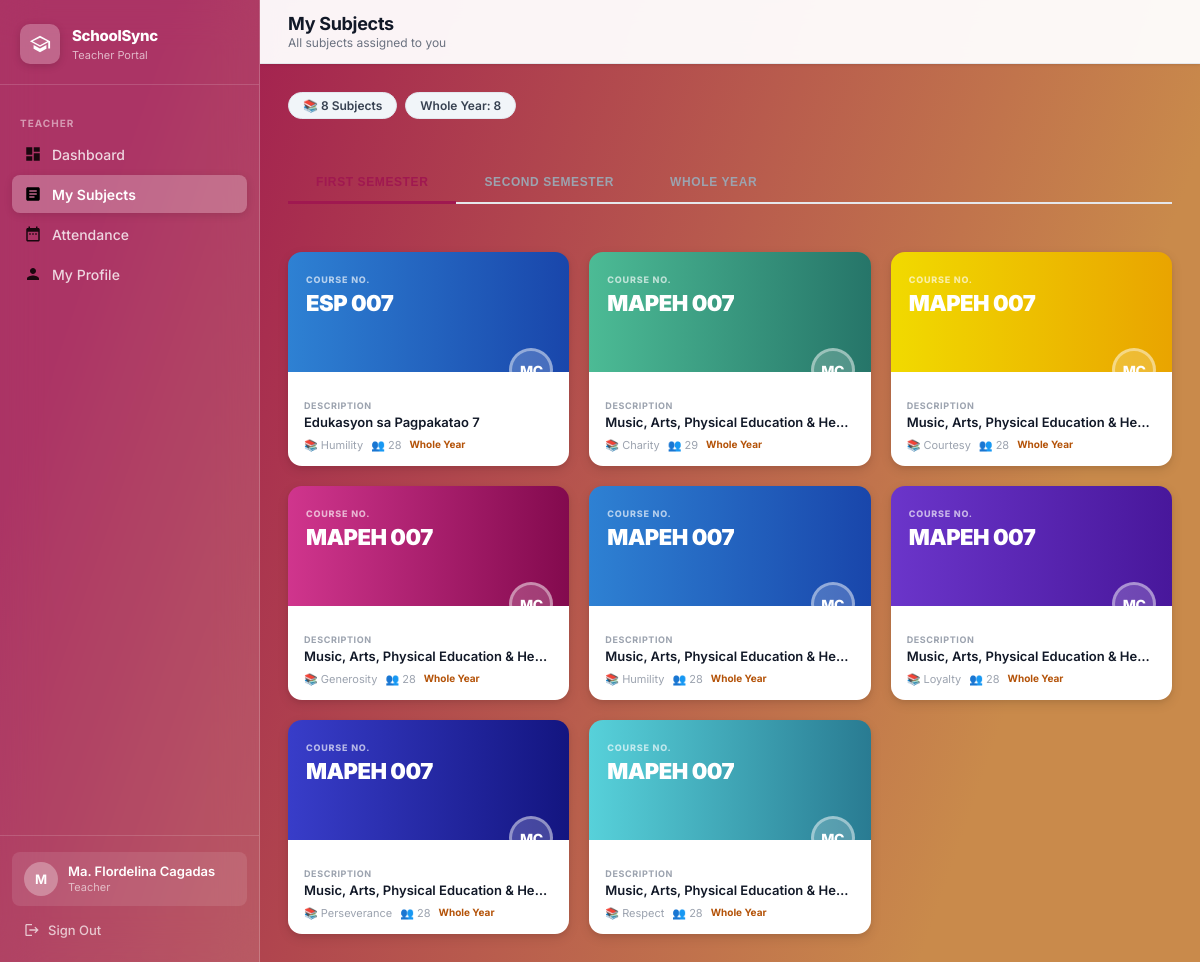
The page /teacher/subjects (signed in) on the database its author committed.
### tables this page shows
CREATE TABLE schedules (
        id INTEGER PRIMARY KEY AUTOINCREMENT,
        section_id INTEGER NOT NULL, subject_id INTEGER NOT NULL,
        teacher_id INTEGER NOT NULL, strand_id INTEGER,
        day TEXT NOT NULL, time_start TEXT NOT NULL, time_end TEXT NOT NULL, room TEXT, semester TEXT,
        FOREIGN KEY (section_id) REFERENCES sections(id) ON DELETE CASCADE,
        FOREIGN KEY (subject_id) REFERENCES subjects(id) ON DELETE CASCADE,
        FOREIGN KEY (teacher_id) REFERENCES teachers(id) ON DELETE CASCADE,
        FOREIGN KEY (strand_id) REFERENCES strands(id) ON DELETE SET NULL);

CREATE TABLE subjects (
        id INTEGER PRIMARY KEY AUTOINCREMENT,
        subject_code TEXT NOT NULL, subject_name TEXT NOT NULL,
        grade_level TEXT NOT NULL, strand TEXT, semester TEXT);

CREATE TABLE sections (
        id INTEGER PRIMARY KEY AUTOINCREMENT,
        grade_level TEXT NOT NULL, section_name TEXT NOT NULL, adviser_id INTEGER, student_limit INTEGER DEFAULT 40, strand_id INTEGER REFERENCES strands(id) ON DELETE SET NULL,
        FOREIGN KEY (adviser_id) REFERENCES teachers(id) ON DELETE SET NULL);

### app.py (the view)
@app.route('/teacher/subjects')
@teacher_required
def teacher_subjects():
    conn    = get_db()
    tid     = session['teacher_id']
    COLORS  = ['var(--blue-course)', 'var(--teal-course)', 'var(--yellow-course)', 'var(--pink-course)', 'var(--dark-teal-course)', 'var(--medium-blue-course)', 'var(--mint-green-course)', 'var(--green-course)', 'var(--orange-course)', 'var(--slate-blue-course)', 'var(--dark-green-course)', 'var(--orange-red-course)']
    teacher = conn.execute("SELECT first_name, last_name FROM teachers WHERE id=?", (tid,)).fetchone()
    initials = (teacher['first_name'][0] + teacher['last_name'][0]).upper() if teacher else '?'
    rows = conn.execute("""
        SELECT sc.subject_id, sc.section_id,
               sub.subject_name, sub.subject_code,
               sub.semester AS sub_semester,
               sub.grade_level,
               sec.section_name,
               (SELECT COUNT(*) FROM students s WHERE s.section_id=sec.id) AS student_count,
               sc.day, sc.time_start, sc.time_end, sc.room
        FROM schedules sc
        JOIN subjects sub ON sc.subject_id=sub.id
        JOIN sections sec ON sc.section_id=sec.id
        WHERE sc.teacher_id=?
        ORDER BY sub.subject_name, sec.section_name,
            CASE sc.day WHEN 'Monday' THEN 1 WHEN 'Tuesday' THEN 2
            WHEN 'Wednesday' THEN 3 WHEN 'Thursday' THEN 4
            WHEN 'Friday' THEN 5 WHEN 'Saturday' THEN 6 ELSE 7 END
    """, (tid,)).fetchall()
    conn.close()
    from collections import OrderedDict
    subjects_dict = OrderedDict()  # subject_id -> card data
    for r in rows:
        sub_id = r['subject_id']
        if sub_id not in subjects_dict:
            subjects_dict[sub_id] = {
                'subject_id':   sub_id,
                'subject_name': r['subject_name'],
                'subject_code': r['subject_code'],
                'semester':     r['sub_semester'] or '',
                'grade_level':  r['grade_level'] or '',
                'initials':     initials,
                'sections':     [],
                'schedules':    [],
                'seen_sections': set(),
            }
        card = subjects_dict[sub_id]
        if r['section_id'] not in card['seen_sections']:
            card['seen_sections'].add(r['section_id'])
            card['sections'].append({
                'section_id':   r['section_id'],
                'section_name': r['section_name'],
                'student_count': r['student_count'],
            })
        card['schedules'].append({
            'section_id': r['section_id'],
            'section_name': r['section_name'],
            'day':        r['day'],
            'time_start': r['time_start'],
            'time_end':   r['time_end'],
            'room':       r['room'],
        })
    color_map = {}
    color_idx = 0
    cards = []
    for sub_id, card in subjects_dict.items():
        del card['seen_sections']
        for sec in card['sections']:
            sec_id = sec['section_id']
            if sec_id not in color_map:
                color_map[sec_id] = COLORS[color_idx % len(COLORS)]
                color_idx += 1
            sec_scheds = [s for s in card['schedules'] if s['section_id'] == sec_id]
            cards.append({
                'subject_id':   sub_id,
                'subject_name': card['subject_name'],
                'subject_code': card['subject_code'],
                'semester':     card['semester'],
                'initials':     card['initials'],
                'color':        color_map[sec_id],
                'section_id':   sec_id,
                'section_name': sec['section_name'],
                'student_count': sec['student_count'],
                'schedules':    sec_scheds,
            })
    return render_template('teacher_subjects.html', cards=cards)

### app.py (called while the page is built)
def get_db():
    conn = sqlite3.connect(DATABASE)
    conn.row_factory = sqlite3.Row
    conn.execute("PRAGMA foreign_keys = ON")
    return conn

def teacher_required(f):
    @wraps(f)
    def decorated(*args, **kwargs):
        if 'teacher_id' not in session:
            return redirect(url_for('login'))
        return f(*args, **kwargs)
    return decorated

### templates/teacher_subjects.html (shortened to what this page needs)
{% extends "portal_layout.html" %}
{% block page_title %}My Subjects{% endblock %}
{% block page_subtitle %}All subjects assigned to you{% endblock %}
{% block content %}
{% if not cards %}
<div class="content-card">
  <div class="empty-state">
    <svg viewBox="0 0 24 24" fill="currentColor"><path d="M19 3H5c-1.1 0-2 .9-2 2v14c0 1.1.9 2 2 2h14c1.1 0 2-.9 2-2V5c0-1.1-.9-2-2-2zm-5 14H7v-2h7v2zm3-4H7v-2h10v2zm0-4H7V7h10v2z"/></svg>
    <h3>No subjects assigned</h3>
    <p>Your subjects will appear here once the admin assigns you to a schedule.</p>
  </div>
</div>
{% else %}
{% set sem1 = cards | selectattr("semester","equalto","1st Semester") | list %}
{% set sem2 = cards | selectattr("semester","equalto","2nd Semester") | list %}
{% set wy   = cards | selectattr("semester","equalto","Whole Year")   | list %}
{% set na   = cards | rejectattr("semester","in",["1st Semester","2nd Semester","Whole Year"]) | list %}
<div class="stats-bar">
  <span class="stat-chip">📚 {{ cards|length }} Subject{{ 's' if cards|length != 1 else '' }}</span>
  {% if wy   %}<span class="stat-chip">Whole Year: {{ wy|length }}</span>{% endif %}
</div>
<div class="sem-tabs">
  <button class="sem-tab-btn active" data-sem="1st" onclick="switchSem('1st',this)">First Semester</button>
  <button class="sem-tab-btn"        data-sem="2nd" onclick="switchSem('2nd',this)">Second Semester</button>
  <button class="sem-tab-btn"        data-sem="wy"  onclick="switchSem('wy',this)">Whole Year</button>
</div>
{% macro render_card(c) %}
<a href="{{ url_for('teacher_subject_detail', sub_id=c.subject_id, sec_id=c.section_id) }}" class="subject-card">
  <div class="card-top" style="background:{{ c.color }};">
    <div class="card-badge">Course No.</div>
    <div class="card-code">{{ c.subject_code }}</div>
    <div class="card-avatar">{{ c.initials }}</div>
  </div>
  <div class="card-bottom">
    <div class="card-desc-lbl">Description</div>
    <div class="card-desc-val">{{ c.subject_name }}</div>
    <div class="card-meta">
      <span class="card-meta-item">📚 {{ c.section_name }}</span>
      <span class="card-meta-item">👥 {{ c.student_count }}</span>
      {% if c.semester == 'Whole Year' %}<span class="wy-badge">Whole Year</span>{% endif %}
    </div>
  </div>
</a>
{% endmacro %}
<div class="sem-panel subjects-grid active" id="panel_1st">
  {% set p1 = sem1 + wy + na %}
  {% if p1 %}{% for c in p1 %}{{ render_card(c) }}{% endfor %}
  {% else %}<div class="empty-sem">No subjects for 1st Semester</div>{% endif %}
</div>
  {% set p2 = sem2 + wy + na %}
  {% set pwy = wy + na %}
{% endif %}
{% endblock %}

### static/css/style.css (style rules this page uses)
:root { --brand-gradient: linear-gradient(109deg, rgba(160,24,80,1) 11.2%, rgba(201,138,75,1) 81.7%); --blue-course: linear-gradient(90deg, rgba(46,129,211,1) 0%, rgba(25,70,171,1) 100%); --teal-course: linear-gradient(90deg, rgba(76,187,149,1) 0%, rgba(38,117,105,1) 100%); --yellow-course: linear-gradient(90deg, rgba(241,218,0,1) 0%, rgba(233,164,0,1) 100%); --pink-course: linear-gradient(90deg, rgba(208,53,141,1) 0%, rgba(131,10,78,1) 100%); --dark-teal-course: linear-gradient(90deg, rgba(107,53,202,1) 0%, rgba(72,23,155,1) 100%); --medium-blue-course: linear-gradient(90deg, rgba(56,61,201,1) 0%, rgba(19,21,128,1) 100%); --mint-green-course: linear-gradient(90deg, rgba(87,209,218,1) 0%, rgba(41,123,146,1) 100%); --green-course: linear-gradient(90deg, rgba(87,219,56,1) 0%, rgba(52,164,50,1) 100%); --orange-course: linear-gradient(90deg, rgba(235,154,48,1) 0%, rgba(218,86,15,1) 100%); --slate-blue-course: linear-gradient(90deg, rgba(50,103,153,1) 0%, rgba(18,57,96,1) 100%); --dark-green-course: linear-gradient(90deg, rgba(49,123,100,1) 0%, rgba(22,71,79,1) 100%); --orange-red-course: linear-gradient(90deg, #f26a21 0%, #c0392b 100%); --sidebar-width: 260px; --header-height: 64px; --radius-sm: 8px; --radius-md: 12px; --radius-lg: 16px; --shadow-sm: 0 1px 3px rgba(0,0,0,.08), 0 1px 2px rgba(0,0,0,.04); --shadow-md: 0 4px 12px rgba(0,0,0,.10), 0 2px 4px rgba(0,0,0,.06); --shadow-lg: 0 10px 30px rgba(0,0,0,.14), 0 4px 8px rgba(0,0,0,.08); --text-primary: #111827; --text-secondary: #6b7280; --text-muted: #9ca3af; --border: #e5e7eb; --bg-page: #f3f4f6; --bg-white: #ffffff; --danger: #ef4444; --success: #22c55e; }
*,*::before,*::after { box-sizing:border-box;margin:0;padding:0 }
html { scroll-behavior:smooth }
body { font-family:'Inter',sans-serif;font-size:14px;color:var(--text-primary);background:var(--brand-gradient);min-height:100vh;-webkit-font-smoothing:antialiased }
a { text-decoration:none;color:inherit }

### templates/teacher_subjects.html (style rules this page uses)
.sem-tabs { display:flex; gap:0; border-bottom:2px solid var(--border); margin-bottom:24px; }
.sem-tab-btn { padding:12px 28px; font-size:12px; font-weight:800; cursor:pointer; border:none; background:none; color:var(--text-muted); letter-spacing:.6px; text-transform:uppercase; border-bottom:3px solid transparent; margin-bottom:-2px; transition:all .15s; white-space:nowrap; }
.sem-tab-btn.active { color:rgba(160,24,80,1); border-bottom-color:rgba(160,24,80,1); }
.subjects-grid { display:grid; grid-template-columns:repeat(auto-fill,minmax(260px,1fr)); gap:20px; }
.sem-panel { display:none; }
.sem-panel.active { display:grid; }
.subject-card { border-radius:14px; overflow:hidden; box-shadow:var(--shadow-md); transition:transform .15s, box-shadow .15s; text-decoration:none; display:block; }
.card-top { padding:22px 18px 52px; position:relative; min-height:120px; }
.card-badge { font-size:9px; font-weight:800; text-transform:uppercase; letter-spacing:.8px; color:rgba(255,255,255,.65); margin-bottom:6px; }
.card-code { font-size:22px; font-weight:900; color:#fff; letter-spacing:-.5px; line-height:1.15; }
.card-avatar { position:absolute; bottom:-20px; right:16px; width:44px; height:44px; border-radius:50%; background:rgba(255,255,255,.2); border:3px solid rgba(255,255,255,.4); display:flex; align-items:center; justify-content:center; font-size:14px; font-weight:800; color:#fff; letter-spacing:-.5px; }
.card-bottom { background:#fff; padding:28px 16px 14px; }
.card-desc-lbl { font-size:9px; font-weight:700; text-transform:uppercase; letter-spacing:.6px; color:var(--text-muted); margin-bottom:3px; }
.card-desc-val { font-size:13px; font-weight:600; color:var(--text-primary); white-space:nowrap; overflow:hidden; text-overflow:ellipsis; }
.card-meta { display:flex; gap:8px; margin-top:8px; flex-wrap:wrap; }
.card-meta-item { font-size:11px; color:var(--text-muted); }
.wy-badge { font-size:10px; font-weight:700; color:#b45309; }
.stats-bar { display:flex; gap:8px; margin-bottom:20px; flex-wrap:wrap; }
.stat-chip { padding:5px 14px; border-radius:99px; font-size:12px; font-weight:600; background:#f1f5f9; color:#374151; border:1px solid #e2e8f0; }

### rows shown on the page
schedules: subject_code "ESP 007", initials "MC", subject_name "Edukasyon sa Pagpakatao 7", section_name "Humility", student_count "28"
schedules: subject_code "MAPEH 007", initials "MC", subject_name "Music, Arts, Physical Education & He…", section_name "Charity", student_count "29"
subjects: subject_code "MAPEH 007" "MAPEH 007" "MAPEH 007" "MAPEH 007" "MAPEH 007" "MAPEH 007", subject_name "Music, Arts, Physical Education & He…" "Music, Arts, Physical Education & He…" "Music, Arts, Physical Education & He…" "Music, Arts, Physical Education & He…" "Music, Arts, Physical Education & He…" "Music, Arts, Physical Education & He…"
sections: section_name "Courtesy"
sections: section_name "Generosity"
sections: section_name "Humility"
sections: section_name "Loyalty"
sections: section_name "Perseverance"
sections: section_name "Respect"

### other values the page prints
{{ session.teacher_name[0]|upper }} "M"
{{ session.get('teacher_name') or session.get('student_name') or 'User' }} "Ma. Flordelina Cagadas"
{{ cards|length }} "8"
{{ 's' if cards|length != 1 else '' }} "s"
{{ wy|length }} "8"
{{ c.initials }} "MC" "MC" "MC" "MC" "MC" "MC"
{{ c.student_count }} "28" "28" "28" "28" "28" "28"
